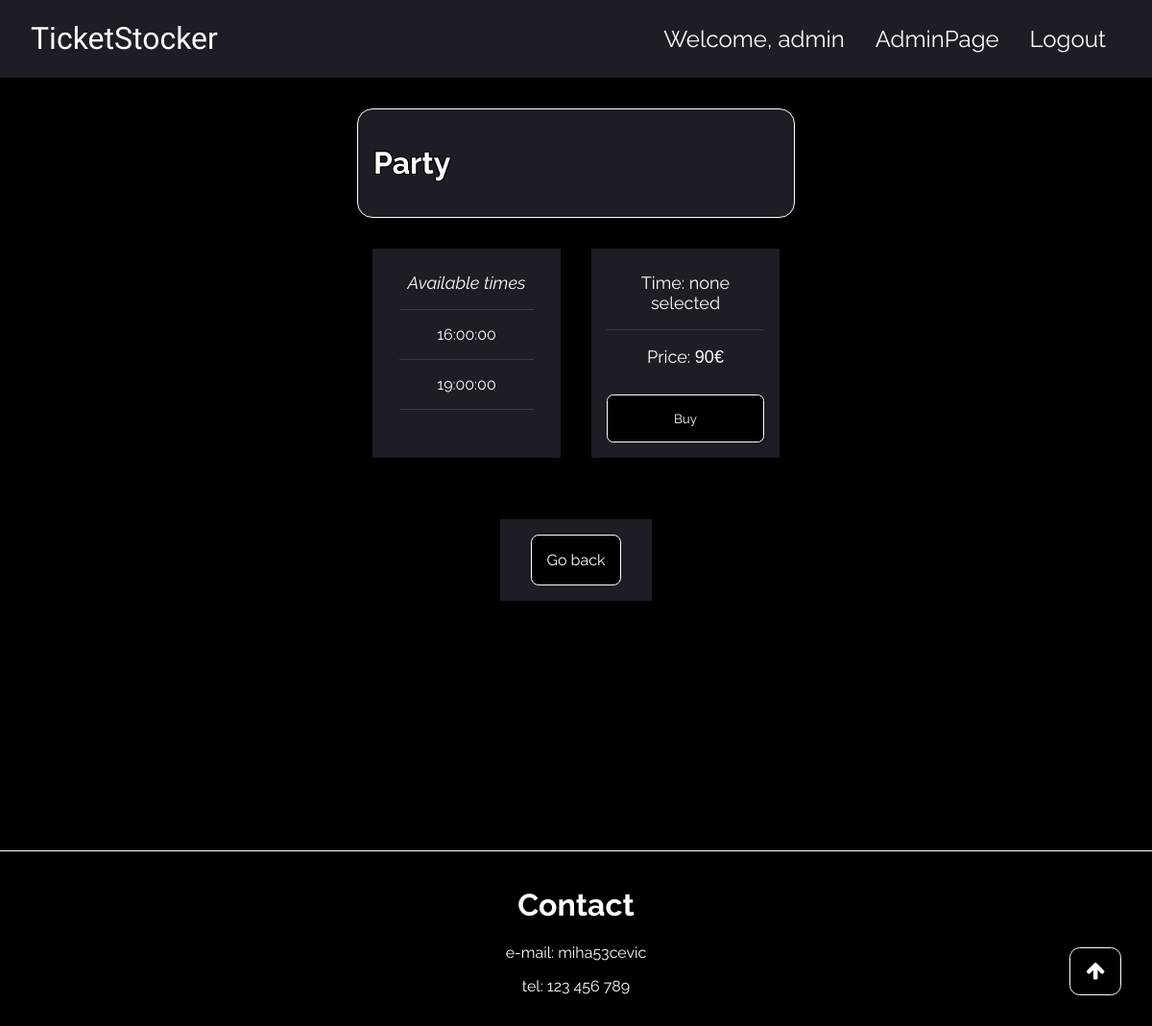
Page /ticket/ticket_info.php?id=185 (signed in) on the committed database.
### tables this page shows
CREATE TABLE `ticket` (
  `id` int(11) NOT NULL,
  `name` varchar(255) NOT NULL,
  `date` date NOT NULL,
  `price` int(11) NOT NULL
);

CREATE TABLE `times` (
  `id` int(11) NOT NULL,
  `time1` time NOT NULL,
  `time2` time DEFAULT NULL,
  `time3` time DEFAULT NULL
);

### src/includes/SqlHandler.php (called while the page is built, shortened)
<?php
    class SqlHandler {
        public $mysqli;
        function __construct($ip, $user, $pass, $database) {
            $this->mysqli = mysqli_connect($ip, $user, $pass, $database);
        }
        function querry($sql, $read) {
            $result = mysqli_query($this->mysqli, $sql);
            return true;
        }
    };
?>

### src/ticket/ticket_info.php (the view, shortened to what this page needs)
<?php
$id = $_GET['id'] | 0;
$handler = createSqlHandler();
$handler->querry("SELECT ticket.name, ticket.price, times.time1, times.time2, times.time3, seats.row, seats.col, discounts.discount FROM ticket, times, seats, discounts WHERE $id = ticket.id AND ticket.id = times.id AND ticket.id = seats.id AND discounts.id = ticket.id", true);
?>
<!DOCTYPE html>
<html lang="en">
<head>
    <link rel='stylesheet' href='https://cdnjs.cloudflare.com/ajax/libs/font-awesome/4.7.0/css/font-awesome.min.css'>
    <link rel="stylesheet" href="../main.css">
</head>
<body>
    <a href="#top" class="fa fa-arrow-up fa-lg top-icon button"></a>
    <main class="main">
        <header class="header bg-sec-colour">
            <h1 class="header-title"> <a href="../index.php" class="header-title">TicketStocker</a> </h1>
            <?php
                if (isset($_SESSION['user'])) {
                    printf('<a class="header-greet">Welcome, %s</a>', $_SESSION['user']);
                    if ($_SESSION['type'] == 'admin') {
                        print('<a class="header-item" href="../admin/admin.php">AdminPage</a>');
                    }
                    print('<a class="header-item" href="../logout.php">Logout</a>');
                } else {
                    print('<a class="header-item" href="login.php">Login</a>');
                    print('<a class="header-item" href="signup.php">SignUp</a>');
                    print('<i class="fa fa-bars fa-lg header-item" id="navButton"></i>');
                }
            ?>
        </header>
        <div class="container transparent align-items-center">
            <div class="container w100 align-items-center ticket-pannel"
                style="background-image: url('../../images/<?php echo $_GET['id'] ?>.jpg');">
                <h1 class="hHeader text-outline"> <?php echo $handler->data[0]['name']; ?> </h1>
            </div>
            <div class="row">
                <div class="container w100 align-items-center">
                    <div class="content">
                        <div class="col" id="time-list">
                            <i class="pHeader">Available times</i>
                            <hr>
                            <?php
                                    $time1 = $handler->data[0]['time1'];
                                    $time2 = $handler->data[0]['time2'];
                                    $noTime = '00:00:00';
                                    if ($time1 != $noTime) {
                                        echo "<p class='pText pHover'>$time1</p>";
                                        echo "<hr>";
                                    }
                                    if ($time2 != $noTime) {
                                        echo "<p class='pText pHover'>$time2</p>";
                                        echo "<hr>";
                                    }
                                ?>
                        </div>
                    </div>
                </div>
                <div class="container w100 align-items-center">
                    <div class="content">
                        <div class="col">
                            <p class="pHeader">Time: <span id="time">none selected</span> </p>
                            <hr>
                            <?php
                                $discount = (int)$handler->data[0]['discount'];
                                $init_price = $handler->data[0]['price'];
                                if ($discount != 0) {
                                    $discount = 100 - $discount;
                                    $discount /= 100;
                                    printf('<p class="pHeader">Price: <span style="font-family: arial;">%s€ <span style="text-decoration: line-through; font-family: arial;">(%s€)</span></span> </p>', $init_price * $discount, $init_price);
                                } else {
                                    printf('<p class="pHeader">Price: <span style="font-family: arial;">%s€</span> </p>', $handler->data[0]['price']);
                                }
                            ?>
                            <br>
                            <button class="button" id="buy">Buy</button>
                        </div>
                    </div>
                </div>
            </div>
        </div>
        <div class="container transparent align-items-center">
            <div class="container w100 align-items-center" style="padding: 1rem">
                <a href='../index.php' style='text-decoration: none;' class='button'>Go back</a>
            </div>
        </div>
        <br><br><br><br><br><br><br><br><br><br><br><br>
        <?php
            include '../includes/footer.php';
        ?>
    </main>
</body>
</html>

### src/main.css (style rules this page uses)
* { box-sizing: border-box; font-family: Raleway; }
body { margin: 0; background-color: black; }
html { scroll-behavior: smooth; }
hr { border: 0; height: 1px; background-color: rgba(128, 128, 128, 0.308); width: 100%; }
.main { display: flex; flex-direction: column; align-items: center; transition: margin-right 0.5s; }
.header { display: flex; flex-direction: row; width: 100%; text-align: center; background-color: transparent; padding: 0 2rem 0 2rem; }
.header-title { color: white; flex: 1; text-align: left; font-family: "Allerta Stencil"; font-weight: normal; text-decoration: none; }
.header-item { text-decoration: none; color: white; padding: 1rem; align-self: center; font-size: x-large; }
.header-greet { text-decoration: none; color: white; padding: 1rem; align-self: center; font-size: x-large; }
.button { background-color: black; border: 0; color: white; padding: 1rem; border-radius: 0.5em; border: 1px solid white; text-decoration: none; }
.hHeader { color: white; font-weight: bold; padding: 1rem; width: fit-content; }
.top-icon { text-decoration: none; position: fixed; right: 2rem; bottom: 2rem; z-index: 2; }
.pHeader { padding: 0.5em; font-size: large; margin: 0; color: white; }
.pText { padding: 0.5em; font-size: medium; margin: 0; color: white; }
.container { display: flex; flex-direction: column; margin: 1rem; background-color: #1C1D25; }
.content { padding: 1rem; text-align: center; }
.ticket-pannel { flex: 1; display: flex; flex-direction: row; margin: 1rem; border-radius: 1rem; border: 1px solid white; background-size: cover; background-position: center; position: relative; }
.row { display: flex; flex-direction: row; }
.col { display: flex; flex-direction: column; }
.align-items-center { align-items: center; }
.transparent { background-color: transparent; }
.text-outline { text-shadow: -1px -1px 0 #000, 1px -1px 0 #000, -1px 1px 0 #000, 1px 1px 0 #000; }
.bg-sec-colour { background-color: #1C1D25; }
.w100 { width: 100%; }

### rows in the picture
ticket: name "Party", times.time1 "16:00:00", times.time2 "19:00:00", price "90"

### other values in the picture
$_SESSION['user'] "admin"
